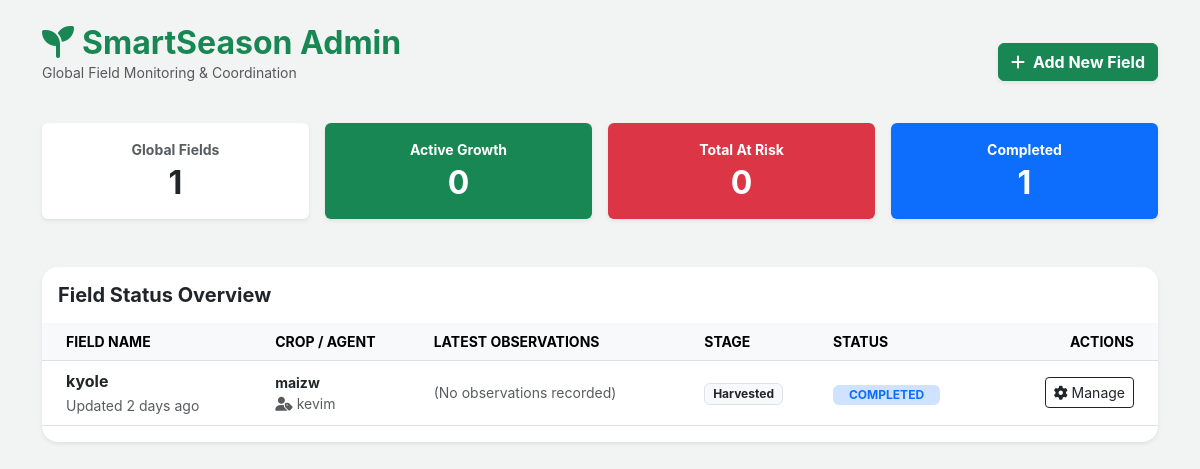
Before: /dashboard/ (signed in) with the older database file.
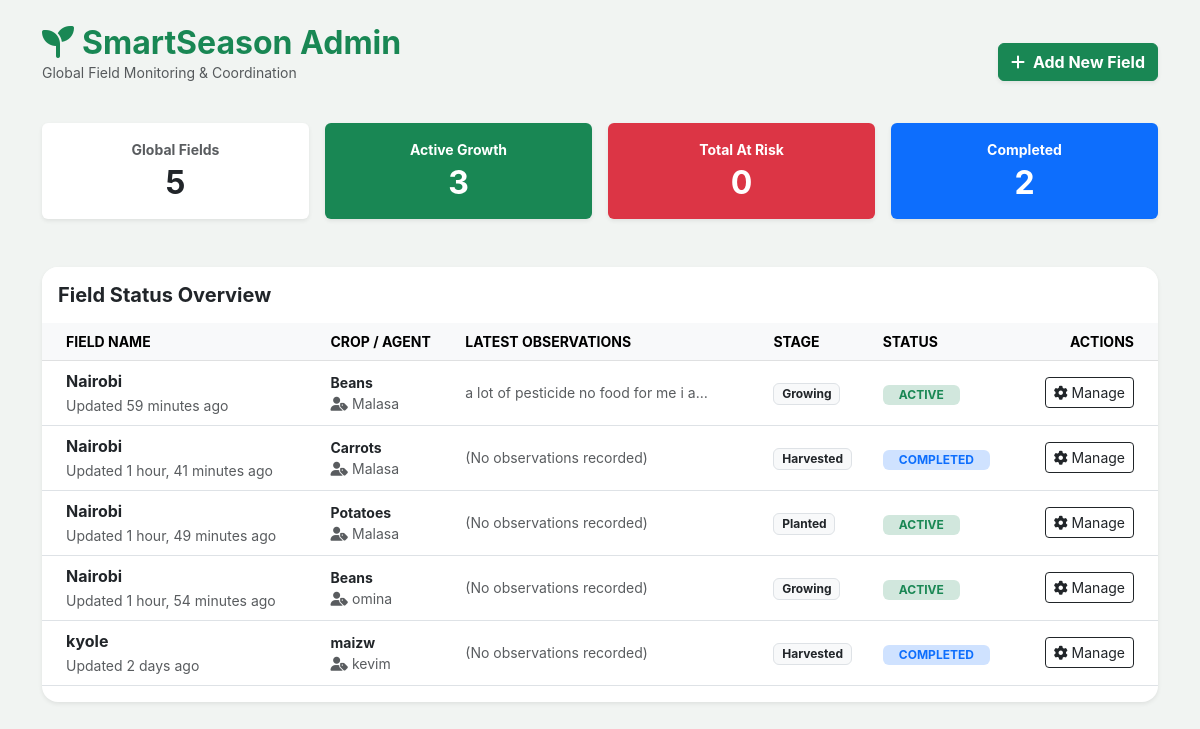
After: the same page with the newer database file.
### home/models.py (models this page shows, shortened)
class Field(models.Model):
    STAGE_CHOICES = [
        ('PLANTED', 'Planted'),
        ('GROWING', 'Growing'),
        ('READY', 'Ready'),
        ('HARVESTED', 'Harvested'),
    ]
    name = models.CharField(max_length=100) # e.g., Section A, North Wing
    crop = models.OneToOneField(Crop, on_delete=models.CASCADE, related_name='field_location')
    agent = models.ForeignKey(
        CustomUser,
        on_delete=models.SET_NULL,
        null=True,
        limit_choices_to={'user_type': '2'},
        related_name='assigned_fields'
    )
    stage = models.CharField(max_length=20, choices=STAGE_CHOICES, default='PLANTED')
    notes = models.TextField(blank=True, help_text="Observations from the field agent")
    last_updated = models.DateTimeField(auto_now=True)
    class Meta:
        ordering = ['-last_updated']
    @property
    def computed_status(self):
        if self.stage == 'HARVESTED':
            return 'Completed'
        if timezone.now().date() > self.crop.expected_harvest_date:
            return 'At Risk'
        days_since_planting = (timezone.now().date() - self.crop.planting_date).days
        if days_since_planting > 90 and self.stage != 'READY':
            return 'At Risk'
        return 'Active'

class Crop(models.Model):
    name = models.CharField(max_length=100) # e.g., Maize, Wheat, Tomatoes
    variety = models.CharField(max_length=100) # e.g., Hybrid 614
    planting_date = models.DateField()
    expected_harvest_date = models.DateField()
    acreage = models.DecimalField(max_digits=5, decimal_places=2)
    status = models.CharField(max_length=20, default='Growing')

### Users/models.py (models this page shows, shortened)
class CustomUser(AbstractUser):
    USER_ROLES = (
        ('1', 'Admin'),
        ('2', 'Field Agent'),
    )
    user_type = models.CharField(max_length=1, choices=USER_ROLES, default='2')
    phone_number = models.CharField(max_length=15, blank=True)
    farm_name = models.CharField(max_length=100, blank=True)

### home/views.py (the view)
# urls.py: path('dashboard/', views.dashboard, name="dashboard"),
@login_required
def dashboard(request):
    if request.user.user_type == '1': # Admin
        fields = Field.objects.all()
        template = 'admin_dashboard.html'
    else: # Field Agent
        fields = Field.objects.filter(agent=request.user)
        template = 'agent_dashboard.html'
    total_fields = fields.count()
    active = sum(1 for f in fields if f.computed_status == 'Active')
    at_risk = sum(1 for f in fields if f.computed_status == 'At Risk')
    completed = sum(1 for f in fields if f.computed_status == 'Completed')
    context = {
        'fields': fields,
        'total': total_fields,
        'active': active,
        'at_risk': at_risk,
        'completed': completed,
    }
    return render(request, template, context)

### home/templates/admin_dashboard.html
{% extends 'base.html' %}
{% block content %}
<div class="container py-4">
    <div class="d-flex justify-content-between align-items-center mb-4">
        <div>
            <h2 class="fw-bold text-success mb-0"><i class="fas fa-seedling me-2"></i>SmartSeason Admin</h2>
            <p class="text-muted small">Global Field Monitoring & Coordination</p>
        </div>
        <a href="{% url 'create_field' %}" class="btn btn-success fw-bold shadow-sm">
            <i class="fas fa-plus me-2"></i>Add New Field
        </a>
    </div>
    <div class="row g-3 mb-5">
        <div class="col-md-3">
            <div class="card border-0 shadow-sm p-3 bg-white text-center">
                <p class="text-muted small mb-1 uppercase fw-bold">Global Fields</p>
                <h2 class="fw-bold mb-0">{{ total }}</h2>
            </div>
        </div>
        <div class="col-md-3">
            <div class="card border-0 shadow-sm p-3 bg-success text-white text-center">
                <p class="small mb-1 uppercase fw-bold">Active Growth</p>
                <h2 class="fw-bold mb-0">{{ active }}</h2>
            </div>
        </div>
        <div class="col-md-3">
            <div class="card border-0 shadow-sm p-3 bg-danger text-white text-center">
                <p class="small mb-1 uppercase fw-bold">Total At Risk</p>
                <h2 class="fw-bold mb-0">{{ at_risk }}</h2>
            </div>
        </div>
        <div class="col-md-3">
            <div class="card border-0 shadow-sm p-3 bg-primary text-white text-center">
                <p class="small mb-1 uppercase fw-bold">Completed</p>
                <h2 class="fw-bold mb-0">{{ completed }}</h2>
            </div>
        </div>
    </div>
    <div class="card border-0 shadow-sm rounded-4 overflow-hidden">
        <div class="card-header bg-white py-3 border-bottom-0">
            <h5 class="mb-0 fw-bold">Field Status Overview</h5>
        </div>
        <div class="table-responsive">
            <table class="table align-middle">
                <thead class="table-light small">
                    <tr>
                        <th class="ps-4">FIELD NAME</th>
                        <th>CROP / AGENT</th>
                        <th>LATEST OBSERVATIONS</th> <th>STAGE</th>
                        <th>STATUS</th>
                        <th class="text-end pe-4">ACTIONS</th>
                    </tr>
                </thead>
                <tbody>
                    {% for field in fields %}
                    <tr>
                        <td class="ps-4">
                            <span class="fw-bold text-dark">{{ field.name }}</span><br>
                            <span class="text-muted small">Updated {{ field.last_updated|timesince }} ago</span>
                        </td>
                        <td>
                            <div class="fw-bold small">{{ field.crop.name }}</div>
                            <div class="text-muted small"><i class="fas fa-user-tag me-1"></i>{{ field.agent.username }}</div>
                        </td>
                        <td>
                            <div class="small text-muted" style="max-width: 250px; overflow: hidden; text-overflow: ellipsis; white-space: nowrap;" title="{{ field.notes }}">
                                {{ field.notes|default:"(No observations recorded)" }}
                            </div>
                        </td>
                        <td><span class="badge bg-light text-dark border">{{ field.get_stage_display }}</span></td>
                        <td>
                            {% if field.computed_status == 'At Risk' %}
                                <span class="badge bg-danger-subtle text-danger px-3">AT RISK</span>
                            {% elif field.computed_status == 'Completed' %}
                                <span class="badge bg-primary-subtle text-primary px-3">COMPLETED</span>
                            {% else %}
                                <span class="badge bg-success-subtle text-success px-3">ACTIVE</span>
                            {% endif %}
                        </td>
                        <td class="text-end pe-4">
                            <a href="{% url 'update_field' field.id %}" class="btn btn-sm btn-outline-dark">
                                <i class="fas fa-cog"></i> Manage
                            </a>
                        </td>
                    </tr>
                    {% endfor %}
                </tbody>
            </table>
        </div>
    </div>
</div>
{% endblock %}

### Users/templates/base.html (shortened to what this page needs)
{% load static %}
<!DOCTYPE html>
<html lang="en">
<head>
    <link href="https://cdn.jsdelivr.net/npm/bootstrap@5.3.0/dist/css/bootstrap.min.css" rel="stylesheet">
    <link rel="stylesheet" href="https://cdnjs.cloudflare.com/ajax/libs/font-awesome/6.4.0/css/all.min.css">
</head>
<body>
    {% block content %}{% endblock %}
</body>
</html>

### Users/templates/base.html (style rules this page uses)
:root { --farm-green: #14452F; --leaf-green: #8DC63F; --earth-brown: #5D4037; --bg-light: #f1f4f2; }
body { background-color: var(--bg-light); font-family: 'Inter', sans-serif; }

Changed rows visible on the page:
added Field: name "Nairobi", last_updated "59 minutes", crop.name "Beans", agent.username "Malasa", notes "a lot of pesticide no food for me i a…", stage "Growing", shows "ACTIVE"
added Field: name "Nairobi", last_updated "1 hour, 41 minutes", crop.name "Carrots", agent.username "Malasa", notes "(No observations recorded)", stage "Harvested", shows "COMPLETED"
added Field: name "Nairobi", last_updated "1 hour, 49 minutes", crop.name "Potatoes", agent.username "Malasa", notes "(No observations recorded)", stage "Planted", shows "ACTIVE"
added Field: name "Nairobi", last_updated "1 hour, 54 minutes", crop.name "Beans", agent.username "omina", notes "(No observations recorded)", stage "Growing", shows "ACTIVE"
Other visible differences:
{{ total }}: "1" → "5"
{{ active }}: "0" → "3"
{{ completed }}: "1" → "2"
